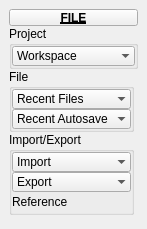
<?xml version="1.0" encoding="UTF-8"?>
<ui version="4.0">
 <class>QtUi</class>
 <widget class="QMainWindow" name="QtUi">
  <property name="enabled">
   <bool>true</bool>
  </property>
  <property name="geometry">
   <rect>
    <x>0</x>
    <y>0</y>
    <width>147</width>
    <height>229</height>
   </rect>
  </property>
  <property name="minimumSize">
   <size>
    <width>0</width>
    <height>0</height>
   </size>
  </property>
  <property name="maximumSize">
   <size>
    <width>999</width>
    <height>999</height>
   </size>
  </property>
  <property name="windowTitle">
   <string>Toolkit</string>
  </property>
  <property name="toolTip">
   <string>Reference scenes in the workspace directory.</string>
  </property>
  <property name="tabShape">
   <enum>QTabWidget::Triangular</enum>
  </property>
  <property name="dockNestingEnabled">
   <bool>true</bool>
  </property>
  <property name="dockOptions">
   <set>QMainWindow::AllowNestedDocks|QMainWindow::AllowTabbedDocks|QMainWindow::AnimatedDocks|QMainWindow::ForceTabbedDocks</set>
  </property>
  <widget class="QWidget" name="mainWindow">
   <layout class="QVBoxLayout" name="verticalLayout_2">
    <item>
     <layout class="QVBoxLayout" name="verticalLayout">
      <property name="spacing">
       <number>0</number>
      </property>
      <item>
       <widget class="PushButtonDraggable" name="draggable_header">
        <property name="minimumSize">
         <size>
          <width>19</width>
          <height>17</height>
         </size>
        </property>
        <property name="maximumSize">
         <size>
          <width>999</width>
          <height>17</height>
         </size>
        </property>
        <property name="font">
         <font>
          <weight>75</weight>
          <bold>true</bold>
          <underline>true</underline>
         </font>
        </property>
        <property name="text">
         <string>FILE</string>
        </property>
        <property name="checkable">
         <bool>true</bool>
        </property>
       </widget>
      </item>
      <item>
       <widget class="QGroupBox" name="Project">
        <property name="minimumSize">
         <size>
          <width>0</width>
          <height>0</height>
         </size>
        </property>
        <property name="maximumSize">
         <size>
          <width>999</width>
          <height>999</height>
         </size>
        </property>
        <property name="title">
         <string>Project</string>
        </property>
        <layout class="QVBoxLayout" name="verticalLayout_5">
         <property name="spacing">
          <number>0</number>
         </property>
         <property name="leftMargin">
          <number>0</number>
         </property>
         <property name="topMargin">
          <number>0</number>
         </property>
         <property name="rightMargin">
          <number>0</number>
         </property>
         <property name="bottomMargin">
          <number>0</number>
         </property>
         <item>
          <widget class="ComboBox" name="cmb006">
           <property name="minimumSize">
            <size>
             <width>0</width>
             <height>20</height>
            </size>
           </property>
           <property name="maximumSize">
            <size>
             <width>999</width>
             <height>20</height>
            </size>
           </property>
           <property name="maxVisibleItems">
            <number>40</number>
           </property>
           <property name="sizeAdjustPolicy">
            <enum>QComboBox::AdjustToContents</enum>
           </property>
           <property name="frame">
            <bool>false</bool>
           </property>
           <item>
            <property name="text">
             <string>Workspace</string>
            </property>
           </item>
          </widget>
         </item>
        </layout>
       </widget>
      </item>
      <item>
       <widget class="QGroupBox" name="File">
        <property name="minimumSize">
         <size>
          <width>125</width>
          <height>0</height>
         </size>
        </property>
        <property name="maximumSize">
         <size>
          <width>125</width>
          <height>999</height>
         </size>
        </property>
        <property name="title">
         <string>File</string>
        </property>
        <layout class="QVBoxLayout" name="verticalLayout_3">
         <property name="spacing">
          <number>0</number>
         </property>
         <property name="leftMargin">
          <number>0</number>
         </property>
         <property name="topMargin">
          <number>0</number>
         </property>
         <property name="rightMargin">
          <number>0</number>
         </property>
         <property name="bottomMargin">
          <number>0</number>
         </property>
         <item>
          <widget class="ComboBox" name="cmb005">
           <property name="minimumSize">
            <size>
             <width>0</width>
             <height>20</height>
            </size>
           </property>
           <property name="maximumSize">
            <size>
             <width>999</width>
             <height>20</height>
            </size>
           </property>
           <property name="maxVisibleItems">
            <number>30</number>
           </property>
           <property name="sizeAdjustPolicy">
            <enum>QComboBox::AdjustToContentsOnFirstShow</enum>
           </property>
           <property name="frame">
            <bool>false</bool>
           </property>
           <item>
            <property name="text">
             <string>Recent Files</string>
            </property>
           </item>
          </widget>
         </item>
         <item>
          <widget class="ComboBox" name="cmb002">
           <property name="minimumSize">
            <size>
             <width>0</width>
             <height>20</height>
            </size>
           </property>
           <property name="maximumSize">
            <size>
             <width>999</width>
             <height>20</height>
            </size>
           </property>
           <property name="maxVisibleItems">
            <number>30</number>
           </property>
           <property name="sizeAdjustPolicy">
            <enum>QComboBox::AdjustToContentsOnFirstShow</enum>
           </property>
           <property name="frame">
            <bool>false</bool>
           </property>
           <item>
            <property name="text">
             <string>Recent Autosave</string>
            </property>
           </item>
          </widget>
         </item>
        </layout>
       </widget>
      </item>
      <item>
       <widget class="QGroupBox" name="Import_Export">
        <property name="minimumSize">
         <size>
          <width>125</width>
          <height>0</height>
         </size>
        </property>
        <property name="maximumSize">
         <size>
          <width>125</width>
          <height>999</height>
         </size>
        </property>
        <property name="title">
         <string>Import/Export</string>
        </property>
        <layout class="QVBoxLayout" name="verticalLayout_4">
         <property name="spacing">
          <number>0</number>
         </property>
         <property name="leftMargin">
          <number>0</number>
         </property>
         <property name="topMargin">
          <number>0</number>
         </property>
         <property name="rightMargin">
          <number>0</number>
         </property>
         <property name="bottomMargin">
          <number>0</number>
         </property>
         <item>
          <widget class="ComboBox" name="cmb003">
           <property name="minimumSize">
            <size>
             <width>0</width>
             <height>20</height>
            </size>
           </property>
           <property name="maximumSize">
            <size>
             <width>999</width>
             <height>20</height>
            </size>
           </property>
           <property name="maxVisibleItems">
            <number>30</number>
           </property>
           <property name="sizeAdjustPolicy">
            <enum>QComboBox::AdjustToContentsOnFirstShow</enum>
           </property>
           <property name="frame">
            <bool>false</bool>
           </property>
           <item>
            <property name="text">
             <string>Import</string>
            </property>
           </item>
          </widget>
         </item>
         <item>
          <widget class="ComboBox" name="cmb004">
           <property name="minimumSize">
            <size>
             <width>0</width>
             <height>20</height>
            </size>
           </property>
           <property name="maximumSize">
            <size>
             <width>999</width>
             <height>20</height>
            </size>
           </property>
           <property name="maxVisibleItems">
            <number>30</number>
           </property>
           <property name="sizeAdjustPolicy">
            <enum>QComboBox::AdjustToContentsOnFirstShow</enum>
           </property>
           <property name="frame">
            <bool>false</bool>
           </property>
           <item>
            <property name="text">
             <string>Export</string>
            </property>
           </item>
          </widget>
         </item>
         <item>
          <widget class="Label" name="lbl005">
           <property name="sizePolicy">
            <sizepolicy hsizetype="Minimum" vsizetype="Fixed">
             <horstretch>0</horstretch>
             <verstretch>0</verstretch>
            </sizepolicy>
           </property>
           <property name="minimumSize">
            <size>
             <width>0</width>
             <height>20</height>
            </size>
           </property>
           <property name="maximumSize">
            <size>
             <width>999</width>
             <height>20</height>
            </size>
           </property>
           <property name="toolTip">
            <string>Reference scenes in the workspace directory.</string>
           </property>
           <property name="text">
            <string>Reference</string>
           </property>
          </widget>
         </item>
        </layout>
       </widget>
      </item>
      <item>
       <spacer name="verticalSpacer">
        <property name="orientation">
         <enum>Qt::Vertical</enum>
        </property>
        <property name="sizeHint" stdset="0">
         <size>
          <width>20</width>
          <height>40</height>
         </size>
        </property>
       </spacer>
      </item>
     </layout>
    </item>
   </layout>
  </widget>
 </widget>
 <customwidgets>
  <customwidget>
   <class>PushButtonDraggable</class>
   <extends>QPushButton</extends>
   <header>widgets.pushbuttondraggable.h</header>
  </customwidget>
  <customwidget>
   <class>ComboBox</class>
   <extends>QComboBox</extends>
   <header>widgets.combobox.h</header>
  </customwidget>
  <customwidget>
   <class>Label</class>
   <extends>QLabel</extends>
   <header>widgets.label.h</header>
  </customwidget>
 </customwidgets>
 <resources/>
 <connections/>
 <designerdata>
  <property name="gridDeltaX">
   <number>5</number>
  </property>
  <property name="gridDeltaY">
   <number>5</number>
  </property>
  <property name="gridSnapX">
   <bool>true</bool>
  </property>
  <property name="gridSnapY">
   <bool>true</bool>
  </property>
  <property name="gridVisible">
   <bool>true</bool>
  </property>
 </designerdata>
</ui>
